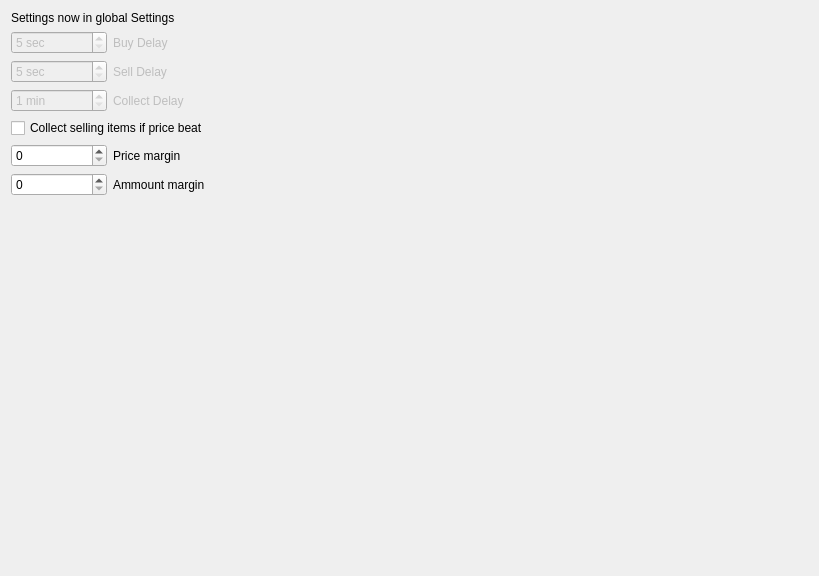
     <widget class="QWidget" name="settings">
      <attribute name="title">
       <string>Settings</string>
      </attribute>
      <layout class="QGridLayout" name="gridLayout_10">
       <item row="2" column="0">
        <spacer name="verticalSpacer_4">
         <property name="orientation">
          <enum>Qt::Vertical</enum>
         </property>
         <property name="sizeHint" stdset="0">
          <size>
           <width>20</width>
           <height>369</height>
          </size>
         </property>
        </spacer>
       </item>
       <item row="0" column="0">
        <layout class="QGridLayout" name="gridLayout_9">
         <item row="7" column="0">
          <widget class="QSpinBox" name="collectMargin">
           <property name="maximum">
            <number>100000</number>
           </property>
          </widget>
         </item>
         <item row="1" column="1">
          <widget class="QLabel" name="label_14">
           <property name="enabled">
            <bool>false</bool>
           </property>
           <property name="text">
            <string>Buy Delay</string>
           </property>
          </widget>
         </item>
         <item row="6" column="0" colspan="2">
          <widget class="QCheckBox" name="collectIfCheaper">
           <property name="text">
            <string>Collect selling items if price beat</string>
           </property>
          </widget>
         </item>
         <item row="8" column="1">
          <widget class="QLabel" name="label_29">
           <property name="text">
            <string>Ammount margin</string>
           </property>
          </widget>
         </item>
         <item row="1" column="0">
          <widget class="QSpinBox" name="buyDelay">
           <property name="enabled">
            <bool>false</bool>
           </property>
           <property name="suffix">
            <string> sec</string>
           </property>
           <property name="minimum">
            <number>5</number>
           </property>
           <property name="maximum">
            <number>600</number>
           </property>
          </widget>
         </item>
         <item row="4" column="0">
          <widget class="QSpinBox" name="collectDelay">
           <property name="enabled">
            <bool>false</bool>
           </property>
           <property name="suffix">
            <string> min</string>
           </property>
           <property name="minimum">
            <number>1</number>
           </property>
           <property name="maximum">
            <number>600</number>
           </property>
          </widget>
         </item>
         <item row="7" column="1">
          <widget class="QLabel" name="label_26">
           <property name="text">
            <string>Price margin</string>
           </property>
          </widget>
         </item>
         <item row="2" column="0">
          <widget class="QSpinBox" name="sellDelay">
           <property name="enabled">
            <bool>false</bool>
           </property>
           <property name="suffix">
            <string> sec</string>
           </property>
           <property name="minimum">
            <number>5</number>
           </property>
           <property name="maximum">
            <number>600</number>
           </property>
          </widget>
         </item>
         <item row="4" column="1">
          <widget class="QLabel" name="label_27">
           <property name="enabled">
            <bool>false</bool>
           </property>
           <property name="text">
            <string>Collect Delay</string>
           </property>
          </widget>
         </item>
         <item row="8" column="0">
          <widget class="QSpinBox" name="ammountMargin">
           <property name="maximum">
            <number>100000</number>
           </property>
          </widget>
         </item>
         <item row="2" column="1">
          <widget class="QLabel" name="label_15">
           <property name="enabled">
            <bool>false</bool>
           </property>
           <property name="text">
            <string>Sell Delay</string>
           </property>
          </widget>
         </item>
         <item row="0" column="0" colspan="2">
          <widget class="QLabel" name="label_28">
           <property name="text">
            <string>Settings now in global Settings</string>
           </property>
          </widget>
         </item>
        </layout>
       </item>
       <item row="0" column="1">
        <spacer name="horizontalSpacer">
         <property name="orientation">
          <enum>Qt::Horizontal</enum>
         </property>
         <property name="sizeHint" stdset="0">
          <size>
           <width>599</width>
           <height>20</height>
          </size>
         </property>
        </spacer>
       </item>
      </layout>
     </widget>
